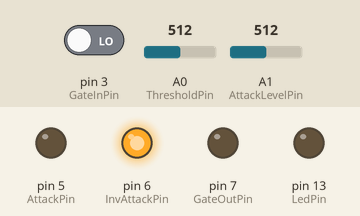
This sketch was run on a simulated Arduino Uno, built with avr-gcc and run on an emulated ATmega328P. Parts: output pins drawn as LEDs (lit = HIGH). Inputs (shaded band) come from the test bench; at power-on: pin 3 (GateInPin) LOW, A0 (ThresholdPin) = 512, A1 (AttackLevelPin) = 512.

Above: at 1.2 s.
1.3 s: pin 3 (GateInPin) driven HIGH
At 2.1 s:
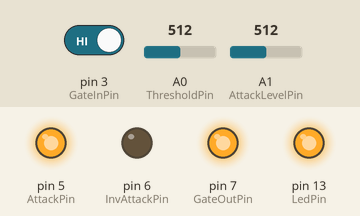
2.8 s: A0 (ThresholdPin) set to 527
At 3.3 s:
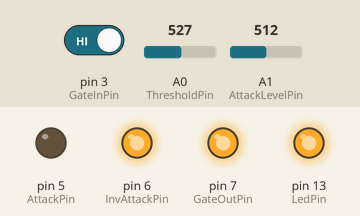
4.3 s: pin 3 (GateInPin) driven LOW
At 5.5 s:
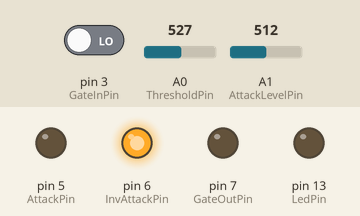
5.8 s: pin 3 (GateInPin) driven HIGH
At 6.7 s:
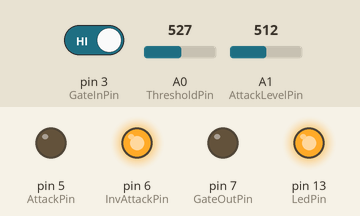
Timing chart, 0 to 8.3 s (numbered marks = the images above; inputs shaded):
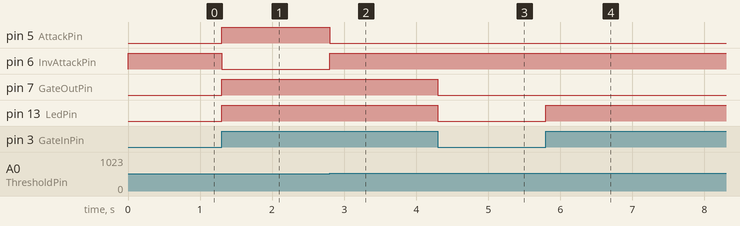

Measured:
- the behaviour switches between 512 and 513 on A0 (ThresholdPin) (found by bisection; images 1 and 2)
- after the input at 1.3 s, pin 5 (AttackPin), pin 7 (GateOutPin), pin 13 (LedPin): LOW → HIGH at once; pin 6 (InvAttackPin): HIGH → LOW at once
- after the input at 2.8 s, pin 5 (AttackPin): HIGH → LOW at once; pin 6 (InvAttackPin): LOW → HIGH at once
- after the input at 4.3 s, pin 7 (GateOutPin), pin 13 (LedPin): HIGH → LOW at once
- after the input at 5.8 s, pin 13 (LedPin): LOW → HIGH at once

The sketch:

Arduino_EG.ino
```cpp
/*
 * Arduino EG
 *
 * 2018.07.10
 *
 */

#define UART_TRACE  (0)
#define PIN_CHECK   (0)

#define TITLE_STR1  ("Arduino EG")
#define TITLE_STR2  ("20180726")

const int ThresholdPin = 0;   // A0
const int AttackLevelPin = 1; // A1

const int GateInPin = 3;

const int AttackPin = 5;
const int InvAttackPin = 6;
const int GateOutPin = 7;

const int LedPin = 13;

#if (PIN_CHECK)
const int CheckPin = 10;
#endif

enum EG_STATE {
  ST_ATTACK,
  ST_DECAY,
  ST_RELEASE
};

volatile enum EG_STATE state = ST_RELEASE;
volatile bool isStateChanged = true;

// Attack time threashold: (2/3) * 1024
int attackThreshold = 683;

void gateIn()
{
  bool isGateOn = digitalRead(GateInPin);

#if (UART_TRACE)
  Serial.println(isGateOn);
#endif

  if (isGateOn) {
    state = ST_ATTACK;
    isStateChanged = true;
    digitalWrite(LedPin, HIGH);
  }
  else {
    state = ST_RELEASE;
    isStateChanged = true;
    digitalWrite(LedPin, LOW);
  }
}

void setup()
{
  pinMode(AttackPin, OUTPUT);
  pinMode(InvAttackPin, OUTPUT);
  pinMode(GateOutPin, OUTPUT);
  pinMode(LedPin, OUTPUT);

  pinMode(GateInPin, INPUT);
  attachInterrupt(digitalPinToInterrupt(GateInPin), gateIn, CHANGE);

#if (PIN_CHECK)
  pinMode(CheckPin, OUTPUT);
#endif

#if (UART_TRACE)
  Serial.begin(115200);
  Serial.println(TITLE_STR1);
  Serial.println(TITLE_STR2);
  delay(1000);
#endif
}

void loop()
{
#if (PIN_CHECK)
    digitalWrite(CheckPin, HIGH);
#endif

  attackThreshold = analogRead(AttackLevelPin);
  int th = analogRead(ThresholdPin);

  if (state == ST_ATTACK && th > attackThreshold) {
    state = ST_DECAY;
    isStateChanged = true;
  }

#if (UART_TRACE)
  Serial.print(attackThreshold);
  Serial.print("\t");
  Serial.print(th);
  Serial.print("\t");
  Serial.println(state);
#endif

  if (isStateChanged) {
    isStateChanged = false;
    switch (state) {
    case ST_ATTACK:
      digitalWrite(GateOutPin, HIGH);
      digitalWrite(InvAttackPin, LOW);
      digitalWrite(AttackPin, HIGH);
      break;
    case ST_DECAY:
      digitalWrite(AttackPin, LOW);
      digitalWrite(InvAttackPin, HIGH);
      break;
    case ST_RELEASE:
      digitalWrite(AttackPin, LOW);
      digitalWrite(InvAttackPin, HIGH);
      digitalWrite(GateOutPin, LOW);
      break;
    }
  }
#if (PIN_CHECK)
    digitalWrite(CheckPin, LOW);
#endif

}
```
